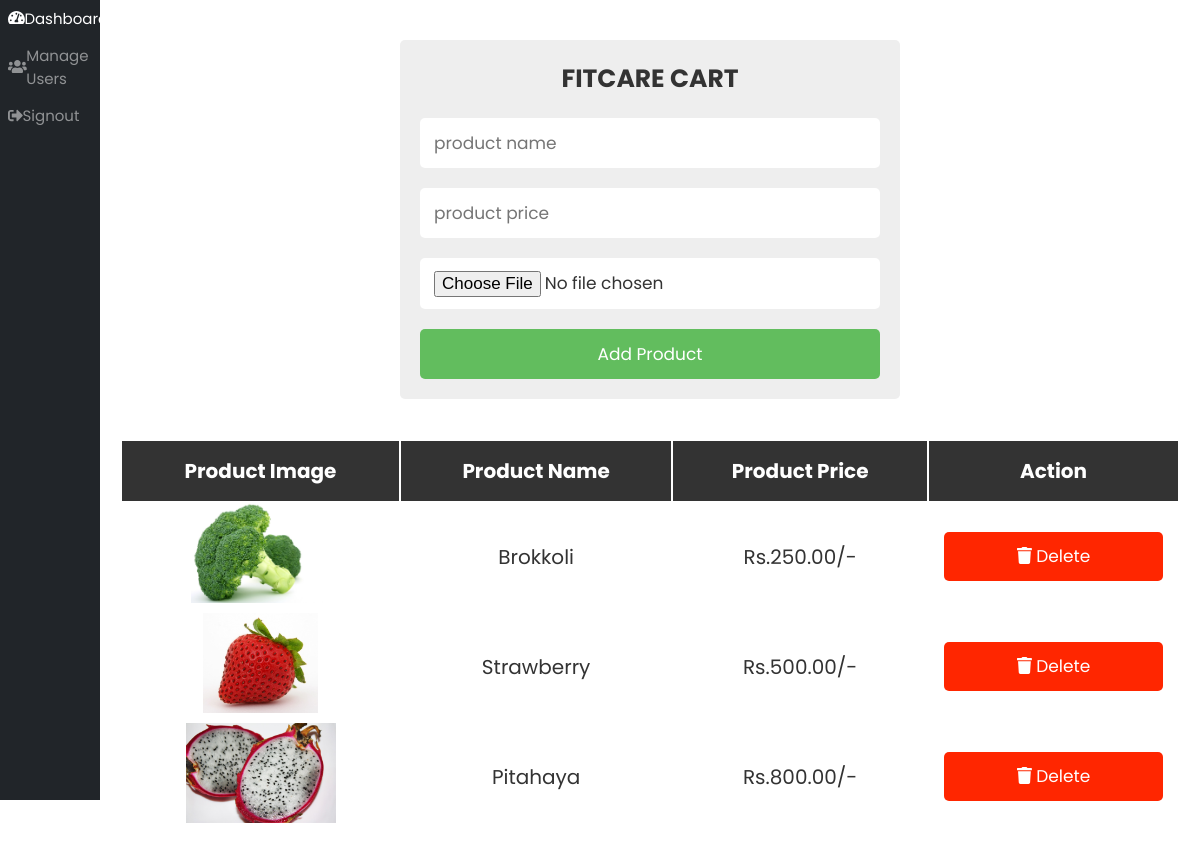
Page /carts/admin.php on the committed database.
### tables this page shows
CREATE TABLE `products` (
  `id` int(11) NOT NULL,
  `name` varchar(255) NOT NULL,
  `price` decimal(10,2) NOT NULL,
  `image` varchar(255) NOT NULL
);

### carts/admin.php (the view, shortened to what this page needs)
<?php
include_once 'config.php';
?>
<!DOCTYPE html>
<html lang="en">
<head>
   <link rel="stylesheet" href="https://cdnjs.cloudflare.com/ajax/libs/font-awesome/6.0.0/css/all.min.css">
   <link rel="stylesheet" href="css/style.css">
</head>
<body>
<div class="sb-sidenav" style="font-size:1.5rem;">
        <nav>
            <div class="nav">
                <a class="nav-link" href="dashboard.php">
                    <div class="sb-nav-link-icon"><i class="fas fa-tachometer-alt"></i></div>
                    Dashboard
                </a>
                <a class="nav-link" href="manage-users.php">
                    <div class="sb-nav-link-icon"><i class="fas fa-users"></i></div>
                    Manage Users
                </a>
                <a class="nav-link" href="logout.php">
                    <div class="sb-nav-link-icon"><i class="fas fa-sign-out-alt"></i></div>
                    Signout
                </a>
            </div>
        </nav>
    </div>
<div class="container">
<section style="width: 1100px;">
<form action="" method="post" class="add-product-form" enctype="multipart/form-data">
   <h3>Fitcare Cart</h3>
   <input type="text" name="p_name" placeholder="product name" class="box" required>
   <input type="number" name="p_price" min="0" placeholder="product price" class="box" required>
   <input type="file" name="p_image" accept="image/png, image/jpg, image/jpeg" class="box" required>
   <input type="submit" value="add product" name="add_product" class="btn">
</form>
</section>
<section class="display-product-table">
   <table>
      <thead>
         <th>product image</th>
         <th>product name</th>
         <th>product price</th>
         <th>action</th>
      </thead>
      <tbody>
         <?php
            $select_products = mysqli_query($conn, "SELECT * FROM `products`");
            if(mysqli_num_rows($select_products) > 0){
               while($row = mysqli_fetch_assoc($select_products)){
         ?>
         <tr>
            <td><img src="uploaded_img/<?php echo $row['image']; ?>" height="100" alt=""></td>
            <td><?php echo $row['name']; ?></td>
            <td>Rs.<?php echo $row['price']; ?>/-</td>
            <td>
               <a href="admin.php?delete=<?php echo $row['id']; ?>" class="delete-btn" onclick="return confirm('are your sure you want to delete this?');"> <i class="fas fa-trash"></i> delete </a>
            </td>
         </tr>
         <?php
            };
            }else{
               echo "<div class='empty'>no product added</div>";
            };
         ?>
      </tbody>
   </table>
</section>
</div>
</body>
</html>

### carts/css/style.css (style rules this page uses)
* { font-family: 'Poppins', sans-serif; margin:0; padding:0; box-sizing: border-box; border:none; text-decoration: none; text-transform: capitalize; }
html { font-size: 62.5%; overflow-x: hidden; }
.container { max-width: 1200px; margin:0 auto; }
section { padding:2rem; }
.btn, .option-btn, .delete-btn { display: block; width: 100%; text-align: center; background-color: #62bd5e; color:#fff; font-size: 1.7rem; padding:1.2rem 3rem; border-radius: .5rem; cursor: pointer; margin-top: 1rem; }
.delete-btn { margin-top: 0; background-color: rgb(255, 38, 0); }
.add-product-form { max-width: 50rem; background-color: #eee; border-radius: .5rem; padding:2rem; margin:0 auto; margin-top: 2rem; }
.add-product-form h3 { font-size: 2.5rem; margin-bottom: 1rem; color:#333; text-transform: uppercase; text-align: center; }
.add-product-form .box { text-transform: none; padding:1.2rem 1.4rem; font-size: 1.7rem; color:#333; border-radius: .5rem; background-color: #fff; margin:1rem 0; width: 100%; }
.display-product-table table { width: 100%; text-align: center; }
.display-product-table table thead th { padding:1.5rem; font-size: 2rem; background-color: #333; color:#fff; }
.display-product-table table td { padding:1.5rem; font-size: 2rem; color:#333; }
.display-product-table table td:first-child { padding:0; }

### carts/admin.php (style rules this page uses)
body { margin: 0; font-family: Arial, sans-serif; font-size: 1rem; font-weight: 400; line-height: 1.5; display: flex; height: 100vh; }
.sb-sidenav { width: 250px; height: 100vh; background-color: #212529; color: rgba(255, 255, 255, 0.5); overflow-y: auto; }
.nav-link { display: flex; align-items: center; padding: 0.75rem; position: relative; color: rgba(255, 255, 255, 0.5); text-decoration: none; transition: color 0.15s ease-in-out; }

### rows in the picture
products: image (picture), name "Brokkoli", price "250.00"
products: image (picture), name "Strawberry", price "500.00"
products: image (picture), name "Pitahaya", price "800.00"
